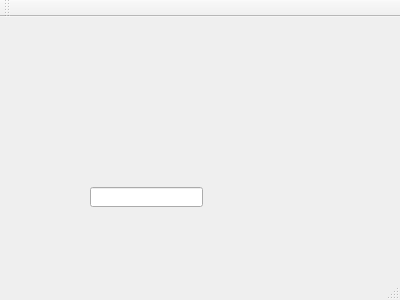
<?xml version="1.0" encoding="UTF-8"?>
<ui version="4.0">
 <class>MainWindow</class>
 <widget class="QMainWindow" name="MainWindow">
  <property name="geometry">
   <rect>
    <x>0</x>
    <y>0</y>
    <width>400</width>
    <height>300</height>
   </rect>
  </property>
  <property name="windowTitle">
   <string>MainWindow</string>
  </property>
  <widget class="QWidget" name="centralWidget">
   <widget class="QLineEdit" name="lineEdit">
    <property name="geometry">
     <rect>
      <x>90</x>
      <y>170</y>
      <width>113</width>
      <height>20</height>
     </rect>
    </property>
   </widget>
  </widget>
  <widget class="QMenuBar" name="menuBar">
   <property name="geometry">
    <rect>
     <x>0</x>
     <y>0</y>
     <width>400</width>
     <height>21</height>
    </rect>
   </property>
  </widget>
  <widget class="QToolBar" name="mainToolBar">
   <attribute name="toolBarArea">
    <enum>TopToolBarArea</enum>
   </attribute>
   <attribute name="toolBarBreak">
    <bool>false</bool>
   </attribute>
  </widget>
  <widget class="QStatusBar" name="statusBar"/>
 </widget>
 <layoutdefault spacing="6" margin="11"/>
 <resources/>
 <connections/>
</ui>
